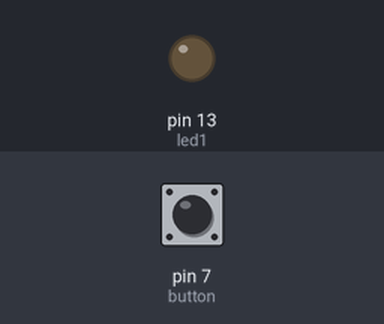
Bench run of a sketch on a simulated Arduino Uno, built with avr-gcc and run on an emulated ATmega328P. Parts: output pins drawn as LEDs (lit = HIGH). Dashed ring = blinking. Inputs (shaded band) come from the test bench; at power-on: pin 7 (button) LOW.

Above: at 1.2 s.
1.3 s: pin 7 (button) pulled HIGH for 1 s
At 1.55 s:
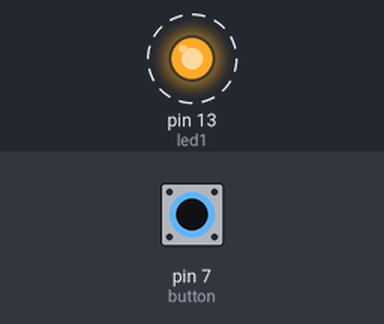
4.3 s: pin 7 (button) pulled HIGH for 3.2 s
At 8.0 s:
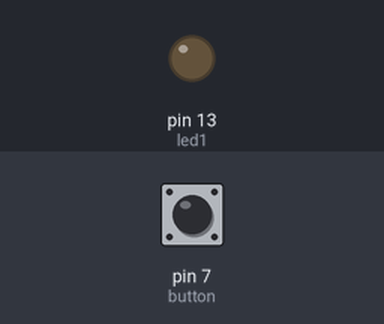
Timing chart, 0 to 9.5 s (numbered marks = the images above; inputs shaded):
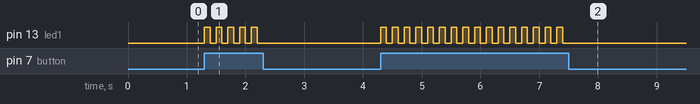

Measured:
- after the input at 1.3 s, pin 13 (led1): alternates HIGH for 0.10 s and LOW for 0.10 s, 10 changes in all, then stays LOW, starting at once
- after the input at 4.3 s, pin 13 (led1): alternates HIGH for 0.10 s and LOW for 0.10 s, 32 changes in all, then stays LOW, starting at once

The sketch:

button_led_two_light1.ino
```cpp
int led1 = 13;
int button = 7;
int button_value = 0;

void setup()
{
  pinMode(led1, OUTPUT);
  pinMode(button, INPUT);
}

void loop()
{
  button_value = digitalRead(button);

  if(button_value == 1){
    digitalWrite(led1, HIGH);
    delay(100);
    digitalWrite(led1, LOW);
    delay(100);
  }else{
    digitalWrite(led1, LOW);
  }
}
```
